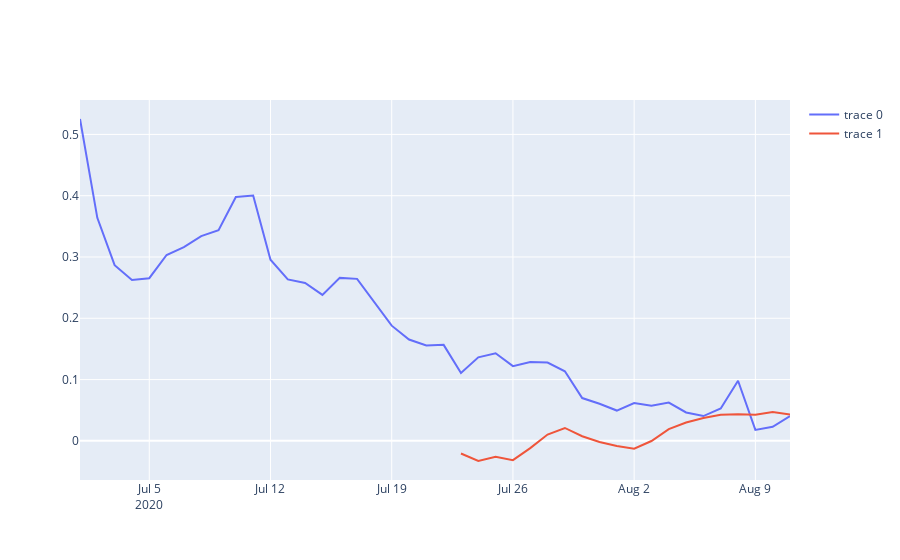

Notebook code cell kept with this figure:
### Code cell
plot_graphs_q_diveded_verschil('2020-7-1','2020-7-20',weir, data_path)
